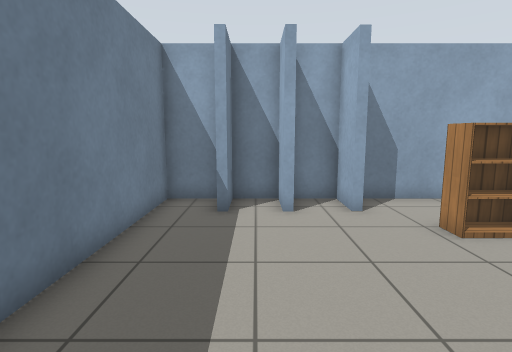
view 1 (above)

13 first-person views from a walk through a Gazebo world. The camera is 1.1 m above the floor, tilts 8° down and sees 80° across. The floor is counted in squares, 0.5 m on a side. Each view is taken from the middle of a square. On the plan, view 1 faces up. The plan holds only what a view shows up to about 18 squares ahead; the rest is blank. Gazebo's built-in surfaces are drawn with simple patterns. Some stock models are drawn as simple stand-ins.

view 2
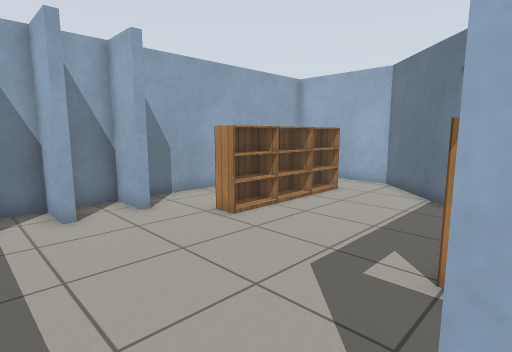

view 3
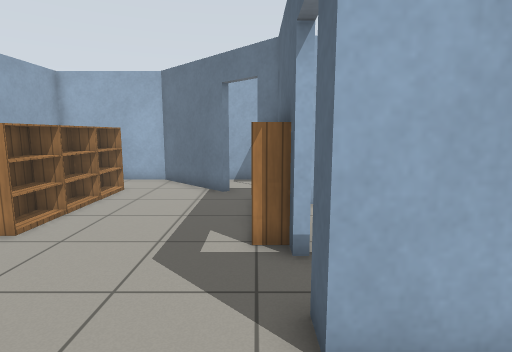

view 4
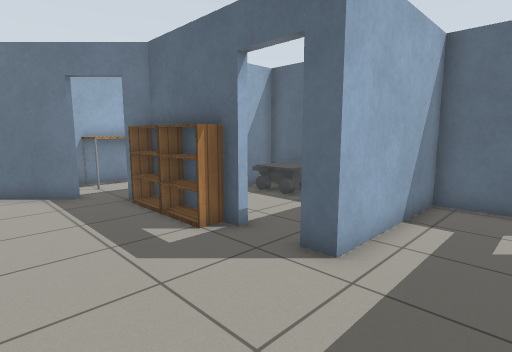

view 5
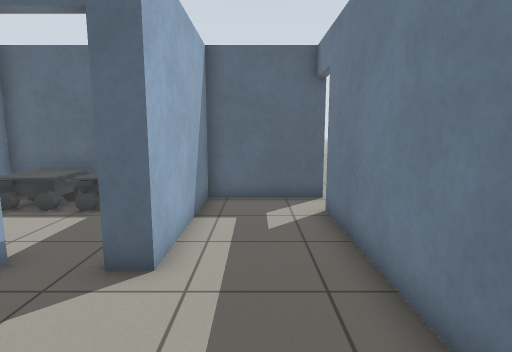

view 6
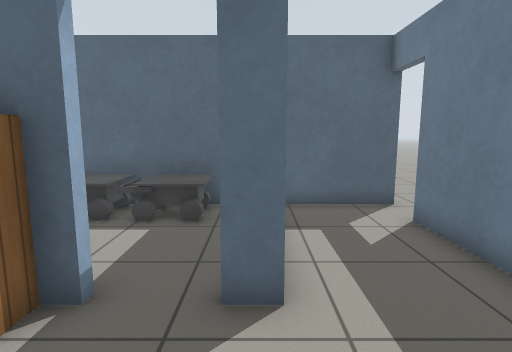

view 7
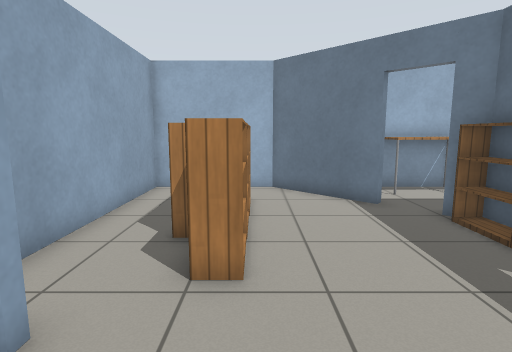

view 8
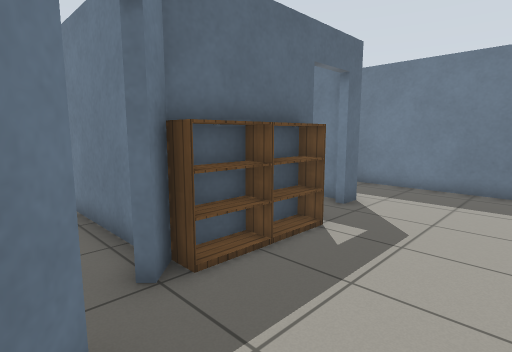

view 9
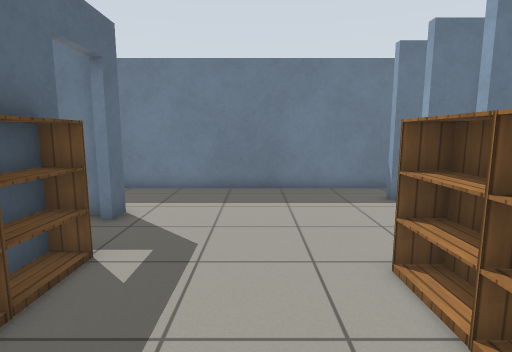

view 10
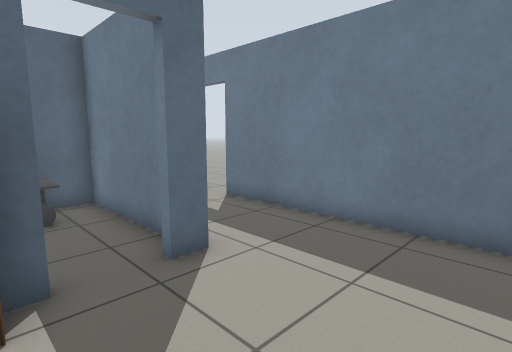

view 11
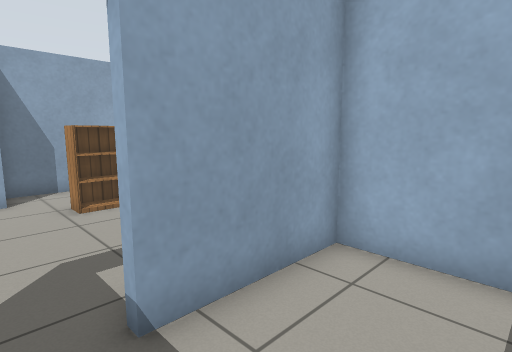

view 12
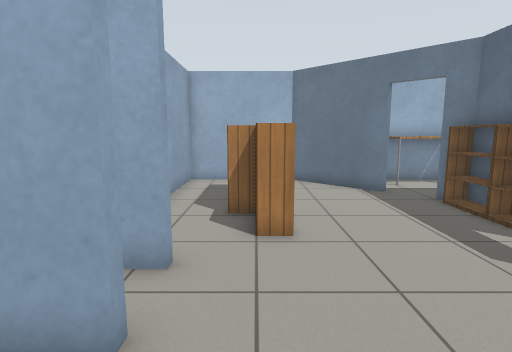

view 13
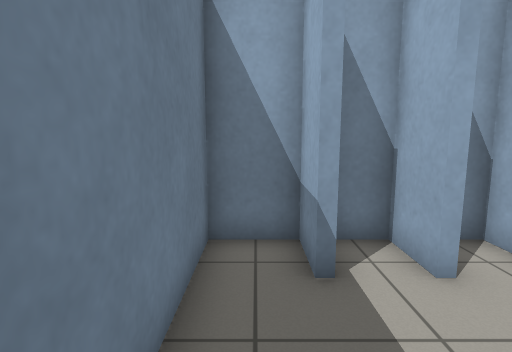

### Floor plan
Ten units are one square. View 1 is at (0, 0); x grows to the right and y downward. Boxes are objects, and circles mark ways between rooms. Rooms are numbered by the first view taken in them; rooms with no view inside come last. Other rooms are left out.
<svg viewBox="-39 -106 168 166">
<path fill="none" stroke="#000" d="M31 -3 74 -3M73 -3 80 -10M30 -90 30 -84 27 -84 27 -101 12 -101M6 -84 6 -101 -8 -101 -8 -84M93 -22 124 -53 124 -101 31 -101M9 -96 9 -84M-11 -84 -11 -101 -30 -101 -30 36M-34 53 6 53 6 -3 15 -3M73 27 73 0 31 0M64 53 73 53 73 44M9 1 9 53 25 53"/>
<rect x="35" y="-15" width="20" height="10" fill="#bbb"><title>bookshelf</title></rect>
<rect x="45" y="-75" width="20" height="20" fill="#bbb"><title>bookshelf</title></rect>
<rect x="55" y="-15" width="20" height="10" fill="#bbb"><title>bookshelf</title></rect>
<rect x="65" y="-65" width="10" height="10" fill="#bbb"><title>bookshelf</title></rect>
<rect x="65" y="-85" width="20" height="20" fill="#bbb"><title>bookshelf</title></rect>
<rect x="75" y="-75" width="30" height="20" fill="#bbb"><title>bookshelf</title></rect>
<rect x="15" y="35" width="30" height="20" fill="#bbb"><title>other object</title></rect>
<rect x="45" y="35" width="30" height="20" fill="#bbb"><title>other object</title></rect>
<circle cx="25" cy="0" r="3" fill="#2a7"/>
<text x="40" y="-40">1</text>
<text x="40" y="30">2</text>
</svg>
Room 1 opens to room 2.

Where each view was taken, in squares from view 1:
view 1: 0 up, 0 right, facing up
view 2: 0 up, 1 left, facing up-right
view 3: 1 up, 2 left, facing right
view 4: 5 up, 2 left, facing down-right
view 5: 5 up, 1 left, facing down
view 6: 4 up, 1 right, facing down
view 7: 6 up, 0 right, facing right
view 8: 5 up, 10 right, facing down-left
view 9: 4 up, 9 right, facing left
view 10: 5 up, 4 right, facing down-left
view 11: 3 down, 2 right, facing up-right
view 12: 7 up, 2 left, facing right
view 13: 4 up, 2 left, facing up
